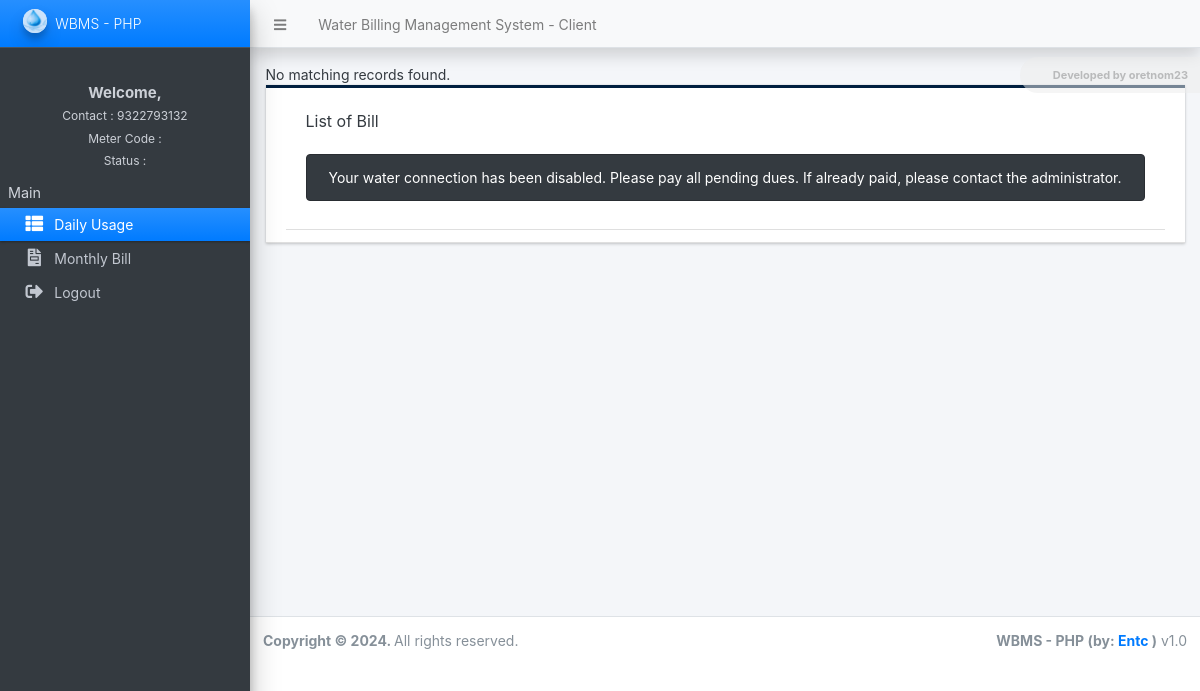
Before: /admin/clienthome.php?phone_number=9322793132 with the older database file.
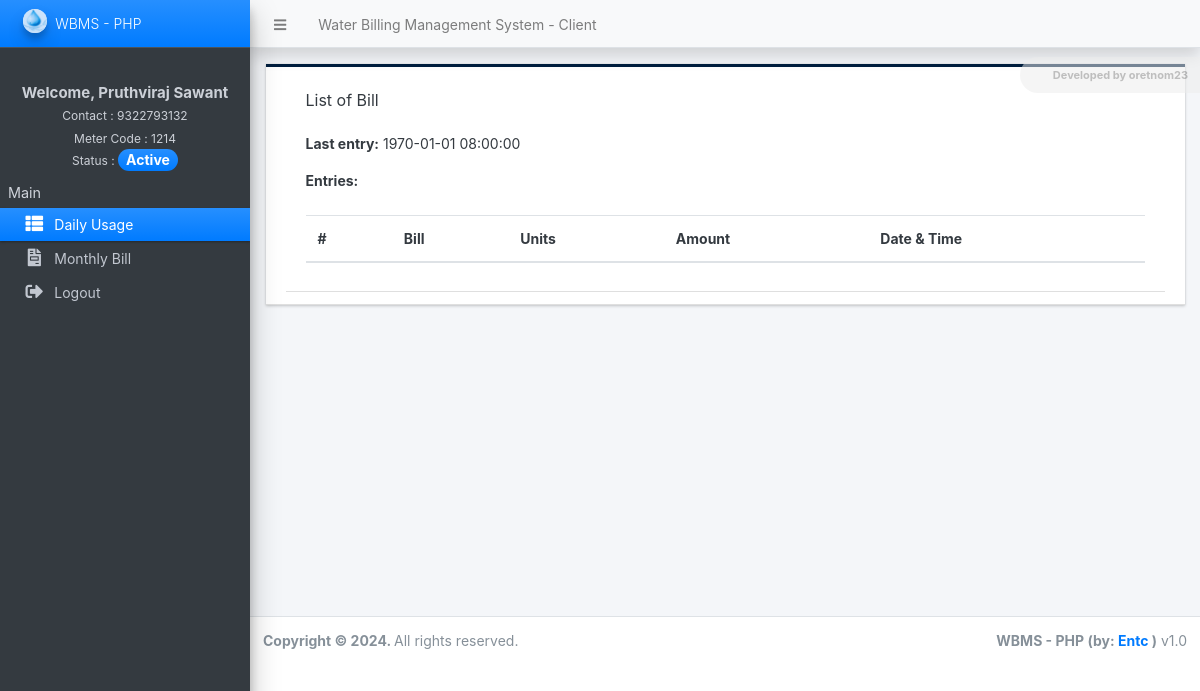
After: the same page with the newer database file.
### tables this page shows
CREATE TABLE `client_list` (
  `id` int(30) NOT NULL,
  `code` varchar(100) NOT NULL,
  `category_id` int(30) NOT NULL,
  `firstname` text NOT NULL,
  `middlename` text DEFAULT NULL,
  `lastname` text NOT NULL,
  `contact` text NOT NULL,
  `address` text NOT NULL,
  `meter_code` varchar(100) NOT NULL,
  `first_reading` float(12,2) NOT NULL,
  `status` tinyint(1) NOT NULL DEFAULT 1,
  `delete_flag` tinyint(1) NOT NULL DEFAULT 0,
  `date_created` datetime NOT NULL DEFAULT current_timestamp(),
  `date_updated` datetime NOT NULL DEFAULT current_timestamp() ON UPDATE current_timestamp()
);

### admin/clientbillings/index.php (the view, shortened to what the changed rows need)
<?php
if (isset($_GET['phone_number'])) {
  $phone_number = $_GET['phone_number'];
} else {
  header("Location: error404.php");
  exit;
}
?>
<?php
$contact = $conn->real_escape_string($phone_number);
$sql = "SELECT * FROM client_list WHERE contact = '$contact'";
$result = $conn->query($sql);
if ($result) {
  $row = $result->fetch_assoc();
  if ($row) {
    $firstname = $row['firstname'];
    $lastname = $row['lastname'];
    $fullname = $firstname . " " . $lastname;
    $meter_code = $row['meter_code'];
    $check_status = $row['status'];
    if ($check_status == 1) {
      $status = '<span class="badge badge-primary bg-gradient-primary text-sm px-2 py-1 rounded-pill">Active</span>';
    } else {
      $status = '<span class="badge badge-danger bg-gradient-danger text-sm px-2 py-1 rounded-pill">Inactive</span>';
    }
  } else {
    echo "No matching records found.";
  }
} else {
  echo "Error executing query: " . $conn->error;
}
?>
<nav class="main-header navbar navbar-expand navbar-light shadow text-sm">
  <ul class="navbar-nav">
    <li class="nav-item">
      <a class="nav-link" data-widget="pushmenu" href="#" role="button"><i class="fas fa-bars"></i></a>
    </li>
    <li class="nav-item d-none d-sm-inline-block">
      <a href="http://localhost/entc_wbms/admin/clientlogin.php" class="nav-link">Water Billing Management System -
        Client</a>
    </li>
  </ul>
</nav>
<aside class="main-sidebar sidebar-dark-primary elevation-4 sidebar-no-expand">
  <a href="http://localhost/entc_wbms/admin" class="brand-link bg-gradient-primary text-sm">
    <img src="http://localhost/entc_wbms/uploads/logo.png?v=1651282049" alt="Store Logo"
      class="brand-image img-circle elevation-3 bg-gradient-light"
      style="opacity: .8;width: 1.5rem;height: 1.5rem;max-height: unset">
    <span class="brand-text font-weight-light">WBMS - PHP</span>
  </a>
  <div
    class="sidebar os-host os-theme-light os-host-overflow os-host-overflow-y os-host-resize-disabled os-host-transition os-host-scrollbar-horizontal-hidden">
    <div class="os-content-glue" style="margin: 0px -8px; width: 249px; height: 646px;"></div>
    <div class="os-padding">
      <div class="os-viewport os-viewport-native-scrollbars-invisible" style="overflow-y: scroll;">
        <div class="os-content" style="padding: 0px 8px; height: 100%; width: 100%;">
          <nav class="mt-4">
            <div class="clientname brand-text"
              style="color:#ccd0d7; text-align:center; padding:10px; font-size:15px; font-weight:bold;">
              Welcome,
              <?php echo $fullname; ?>
              <br><small>Contact :
                <?php echo $contact; ?>
              </small> <br><small>Meter Code :
                <?php echo $meter_code; ?>
              </small>
              <br><small>Status :
                <?php echo $status; ?>
              </small>
            </div>
            <ul
              class="nav nav-pills nav-sidebar flex-column text-sm nav-compact nav-flat nav-child-indent nav-collapse-hide-child"
              data-widget="treeview" role="menu" data-accordion="false">
              <li class="nav-header">Main</li>
              <li class="nav-item dropdown">
                <a href="http://localhost/entc_wbms/admin/?page=clientbillings&phone_number=<?php echo urlencode($phone_number); ?>"
                  class="nav-link nav-clients active bg-gradient-primary">
                  <i class="nav-icon fas fa-th-list"></i>
                  <p>
                    Daily Usage
                  </p>
                </a>
              </li>
              <li class="nav-item dropdown">
                <a href="http://localhost/entc_wbms/admin/?page=monthlybill&phone_number=<?php echo urlencode($phone_number); ?>"
                  class="nav-link nav-billings ">
                  <i class="nav-icon fas fa-file-invoice"></i>
                  <p>
                    Monthly Bill
                  </p>
                </a>
              </li>
              <li class="nav-item dropdown">
                <a href="http://localhost/entc_wbms/admin/clientlogin.php" class="nav-link nav-billings ">
                  <i class="nav-icon fas fa-sign-out-alt"></i>
                  <p>
                    Logout
                  </p>
                </a>
              </li>
            </ul>
          </nav>
        </div>
      </div>
    </div>
  </div>
</aside>
<div class="card card-outline rounded-0 card-navy">
  <div class="card-header">
    <div class="card-header">
      <h3 class="card-title">List of Bill</h3>
      <div id="dataContainer">
        <?php
        function fetchData()
        {
          $channelID = '2416103';
          $apiKey = '9Y9MIRGXAAE1BY94';
          $feedUrl = "https://api.thingspeak.com/channels/{$channelID}/feeds.json?api_key={$apiKey}";
          $response = file_get_contents($feedUrl);
          $data = json_decode($response, true);
          displayStats($data['channel'], $data['feeds']);
        }
        function displayStats($channelData, $feeds)
        {
          echo "
      <div>
	  <br>
	  <br>
        <p><b>Last entry:</b> " . date('Y-m-d H:i:s', strtotime($channelData['updated_at'])) . "</p>
        <p><b>Entries:</b>  {$channelData['last_entry_id']}</p>
      </div>
    ";
          echo "
      <table class='table mt-4'>
        <thead>
          <tr>
            <th>#</th>
            <th>Bill</th>
            <th>Units</th>
            <th>Amount</th>
            <th>Date & Time</th>
          </tr>
        </thead>
        <tbody>
    ";
          echo "
        </tbody>
      </table>
    ";
        }
        global $check_status;
        if ($check_status == 1) {
        fetchData();
        }
        else {
          echo "<br><br><div class='alert alert-dark' style='text-align:center;' role='alert'>
          Your water connection has been disabled. Please pay all pending dues. If already paid, please contact the administrator.
          </div>";
      }
        ?>
      </div>
    </div>
  </div>
</div>

Changed rows visible on the page:
added client_list: fullname "Pruthviraj Sawant", meter_code "1214"
Other visible differences:
date('Y-m-d H:i:s', strtotime($channelData['updated_at'])): (not shown) → "1970-01-01 08:00:00"
text no longer shown: "No matching records found. Your water connection has been disabled. Please pay all pending dues. If already paid, please contact the administrator."
text now shown: "Active Last entry: Entries: # Bill Units Amount Date & Time"
